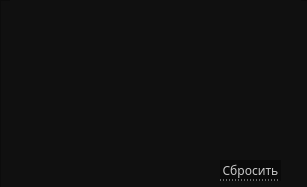
   <widget class="QWidget" name="ffmother">
    <property name="geometry">
     <rect>
      <x>0</x>
      <y>0</y>
      <width>307</width>
      <height>187</height>
     </rect>
    </property>
    <attribute name="icon">
     <iconset>
      <normaloff>../../images/down-arrow.png</normaloff>../../images/down-arrow.png</iconset>
    </attribute>
    <attribute name="label">
     <string>Форм-фактор мат. платы</string>
    </attribute>
    <widget class="QFrame" name="frameFfmother">
     <property name="geometry">
      <rect>
       <x>0</x>
       <y>0</y>
       <width>311</width>
       <height>191</height>
      </rect>
     </property>
     <property name="styleSheet">
      <string notr="true">QFrame{
	background-color: #101010;
}
</string>
     </property>
     <property name="frameShape">
      <enum>QFrame::StyledPanel</enum>
     </property>
     <property name="frameShadow">
      <enum>QFrame::Raised</enum>
     </property>
     <widget class="QTableWidget" name="tableFfmother">
      <property name="enabled">
       <bool>true</bool>
      </property>
      <property name="geometry">
       <rect>
        <x>10</x>
        <y>0</y>
        <width>291</width>
        <height>161</height>
       </rect>
      </property>
      <property name="font">
       <font>
        <family>Montserrat Medium</family>
        <stylestrategy>PreferAntialias</stylestrategy>
       </font>
      </property>
      <property name="mouseTracking">
       <bool>true</bool>
      </property>
      <property name="focusPolicy">
       <enum>Qt::NoFocus</enum>
      </property>
      <property name="autoFillBackground">
       <bool>false</bool>
      </property>
      <property name="styleSheet">
       <string notr="true">QHeaderView
{	
	background: rgb(30, 30, 30);
	color: #dddddd;
	border: 0px;
	font-size: 14px;
	min-width: 100px;	
	min-height: 30px;
}

QHeaderView::section{
	background: rgb(30, 30, 30);
	min-width: 10px;	
	min-height: 25px;
	border: 0px solid;
	border-right: 1px solid rgb(50,50,50); 
	color: #dddddd;
	font-size: 12px;
}

QHeaderView::section:hover {
   color: white;
	background-color: rgb(80,80,80);
}

QHeaderView::section{
    color: white;
	selection-background-color:#ffc0cb;
}

QTableWidget QTableCornerButton::section
{
	
	background: rgb(30, 30, 30);
	border-style: solid;
	border-width: 1px;
}

QTableWidget::item
{
 	border-bottom: 1px solid rgb(60,60,60); 
	border-right: 0px;
	border-left: 0px;
	border-top:0px;
}

QTableView
{
	background-color: #101010;
	color: #dddddd;
	border-top: 0px;
	border-right: 0px;
	border-left: 0px;
	border-bottom: 0px;
}

QTableWidget::item:hover {
    color: white;
	border-bottom: 1px solid rgb(180,180,180);
}      

QTableWidget::item:selected
{
 	color: white;
	border-bottom: 1px solid rgb(180,180,180);
}

QScrollBar:vertical {
	border: none;
    background-color: #151515;
    width: 8px;
    margin: 15px 0 15px 0;
	border-radius: 0px;
 }

/*  HANDLE BAR VERTICAL */
QScrollBar::handle:vertical {	
	background-color: #151515;
	min-height: 30px;
	border-radius: 0px;
	border: 1px solid;
	border-right: 0px;
	border-color: rgb(60,60,60);
}
QScrollBar::handle:vertical:hover{	
	background-color:  rgb(50,50,50);
	border-color: rgb(60,60,60);
}
QScrollBar::handle:vertical:pressed {	
	background-color: rgb(120, 0, 2);
}

/* BTN TOP - SCROLLBAR */
QScrollBar::sub-line:vertical {
	background-color: #151515;
	height: 15px;
	subcontrol-position: top;
	subcontrol-origin: margin;
	border: 0px;
	border-bottom: 1px solid rgb(180, 0, 0);
}
QScrollBar::sub-line:vertical:hover {	
	background-color: #575757;
	border-color: #242424;
}
QScrollBar::sub-line:vertical:pressed {	
	background-color: rgb(120, 0, 2);
}

/* BTN BOTTOM - SCROLLBAR */
QScrollBar::add-line:vertical {
	background-color: #151515;
	height: 15px;
	subcontrol-position: bottom;
	subcontrol-origin: margin;
	border: 1px solid;
	border-color: rgb(60,60,60);
	border: 1px solid;
	border-top:1px solid rgb(180, 0, 0);
	border-right: 0px;
	border-bottom: 0px;
}
QScrollBar::add-line:vertical:hover {	
	background-color: #575757;
	border-color: #242424;
}
QScrollBar::add-line:vertical:pressed {	
	background-color: rgb(120, 0, 2);
}
/* RESET ARROW */
QScrollBar::up-arrow:vertical, QScrollBar::down-arrow:vertical {
	background: none;
}

QScrollBar::add-page:vertical, QScrollBar::sub-page:vertical {
	background: none;
}</string>
      </property>
      <property name="editTriggers">
       <set>QAbstractItemView::AnyKeyPressed|QAbstractItemView::EditKeyPressed|QAbstractItemView::SelectedClicked</set>
      </property>
      <property name="selectionMode">
       <enum>QAbstractItemView::MultiSelection</enum>
      </property>
      <property name="selectionBehavior">
       <enum>QAbstractItemView::SelectRows</enum>
      </property>
      <property name="showGrid">
       <bool>false</bool>
      </property>
      <property name="gridStyle">
       <enum>Qt::SolidLine</enum>
      </property>
      <property name="sortingEnabled">
       <bool>true</bool>
      </property>
      <attribute name="horizontalHeaderVisible">
       <bool>false</bool>
      </attribute>
      <attribute name="horizontalHeaderCascadingSectionResizes">
       <bool>true</bool>
      </attribute>
      <attribute name="horizontalHeaderDefaultSectionSize">
       <number>120</number>
      </attribute>
      <attribute name="horizontalHeaderHighlightSections">
       <bool>false</bool>
      </attribute>
      <attribute name="horizontalHeaderMinimumSectionSize">
       <number>15</number>
      </attribute>
      <attribute name="horizontalHeaderShowSortIndicator" stdset="0">
       <bool>true</bool>
      </attribute>
      <attribute name="horizontalHeaderStretchLastSection">
       <bool>false</bool>
      </attribute>
      <attribute name="verticalHeaderVisible">
       <bool>false</bool>
      </attribute>
      <attribute name="verticalHeaderCascadingSectionResizes">
       <bool>false</bool>
      </attribute>
      <attribute name="verticalHeaderMinimumSectionSize">
       <number>10</number>
      </attribute>
      <column>
       <property name="text">
        <string>Выбор</string>
       </property>
      </column>
      <column>
       <property name="text">
        <string>Название</string>
       </property>
      </column>
     </widget>
     <widget class="QPushButton" name="btnResetFfmother">
      <property name="geometry">
       <rect>
        <x>220</x>
        <y>160</y>
        <width>61</width>
        <height>21</height>
       </rect>
      </property>
      <property name="font">
       <font>
        <family>Montserrat Medium</family>
        <pointsize>9</pointsize>
       </font>
      </property>
      <property name="styleSheet">
       <string notr="true">QPushButton
{	
	background-color: rgb(10, 10, 10);
	color:  rgb(200,200, 200);
	border: 0px;
	border-bottom: 1px dotted rgb(200, 200, 200);
}

QPushButton::hover
{
	color: red;
	border-bottom: 1px dotted red;
}
</string>
      </property>
      <property name="text">
       <string>Сбросить</string>
      </property>
     </widget>
    </widget>
   </widget>
